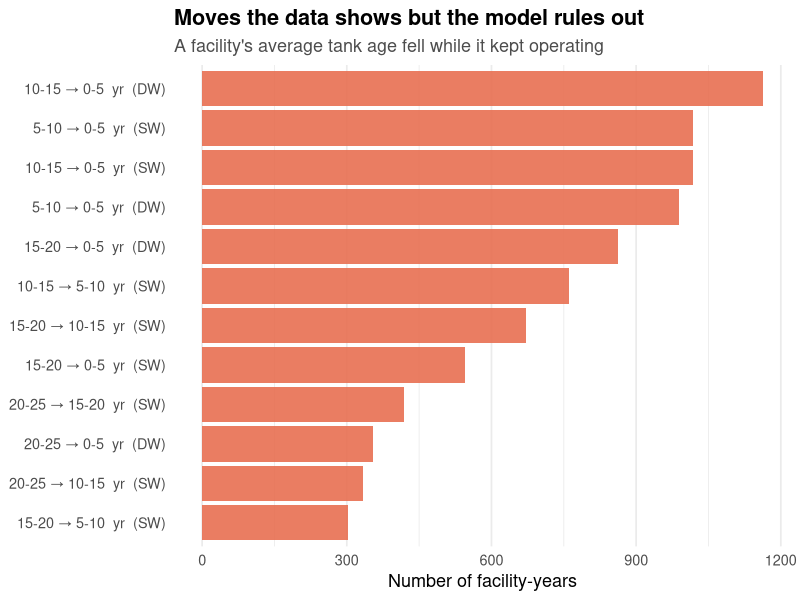

Source code (R):
# 04s_Portfolio_ForbiddenMoves_Figure.R
# Polish-direct (presentation): redraw the T013 "off-support" flows figure with a
# plain-English title and readable age-range labels for the talk appendix.
# Pure consumer of Output/Tables/T013_D1_TopOffSupportFlows.csv. No estimation.

library(data.table)
library(ggplot2)
library(here)

theme_set(theme_minimal(base_size = 13) +
  theme(legend.position = "none",
        plot.title    = element_text(face = "bold"),
        plot.subtitle = element_text(color = "grey30"),
        panel.grid.major.y = element_blank()))

d <- fread(here("Output", "Tables", "T013_D1_TopOffSupportFlows.csv"))

age_range <- c("1" = "0-5", "2" = "5-10", "3" = "10-15", "4" = "15-20",
               "5" = "20-25", "6" = "25-30", "7" = "30-35", "8" = "35+")

parse_state <- function(x) {
  parts <- tstrsplit(x, "/", fixed = TRUE)
  list(age = age_range[sub("^A", "", parts[[1]])], wall = parts[[2]])
}
from_p <- parse_state(d$from)
to_p   <- parse_state(d$to)
d[, label := paste0(from_p$age, " → ", to_p$age, "  yr  (", from_p$wall, ")")]

d <- d[order(-N)][1:min(12L, .N)]
d[, label := factor(label, levels = rev(label))]

p <- ggplot(d, aes(x = N, y = label)) +
  geom_col(fill = "#E76F51", alpha = 0.9) +
  labs(x = "Number of facility-years", y = NULL,
       title = "Moves the data shows but the model rules out",
       subtitle = "A facility's average tank age fell while it kept operating")

outfile <- here("Output", "Figures", "04s_Portfolio_ForbiddenMoves.png")
ggsave(outfile, p, width = 9, height = 5.2, dpi = 150)
cat(sprintf("saved %s\n", basename(outfile)))
